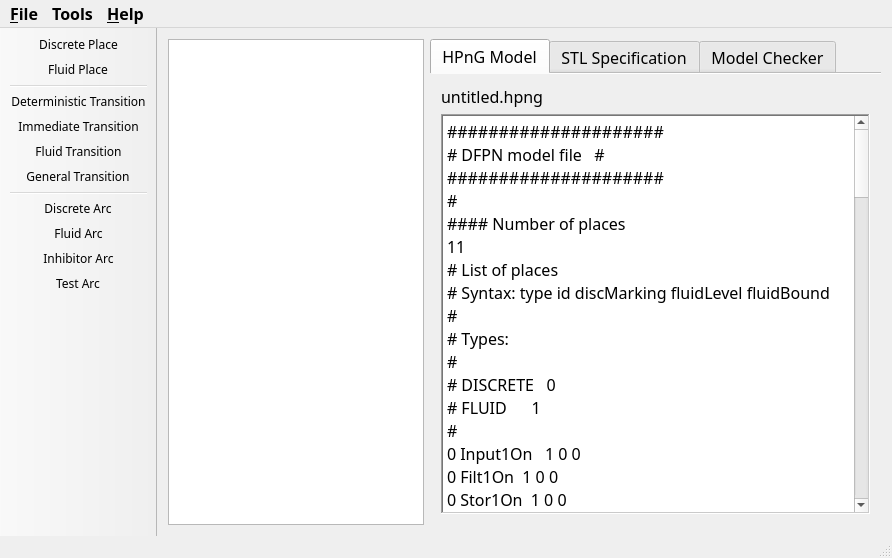
<?xml version="1.0" encoding="UTF-8"?>
<ui version="4.0">
 <class>GUIController</class>
 <widget class="QMainWindow" name="GUIController">
  <property name="windowModality">
   <enum>Qt::WindowModal</enum>
  </property>
  <property name="enabled">
   <bool>true</bool>
  </property>
  <property name="geometry">
   <rect>
    <x>0</x>
    <y>0</y>
    <width>892</width>
    <height>558</height>
   </rect>
  </property>
  <property name="font">
   <font>
    <family>Ubuntu Mono</family>
    <weight>50</weight>
    <italic>false</italic>
    <bold>false</bold>
   </font>
  </property>
  <property name="windowTitle">
   <string>FST</string>
  </property>
  <property name="windowIcon">
   <iconset resource="GUIResources.qrc">
    <normaloff>:/resources/resources/logo.png</normaloff>:/resources/resources/logo.png</iconset>
  </property>
  <property name="autoFillBackground">
   <bool>false</bool>
  </property>
  <property name="styleSheet">
   <string notr="true"/>
  </property>
  <property name="dockOptions">
   <set>QMainWindow::AllowTabbedDocks|QMainWindow::AnimatedDocks</set>
  </property>
  <property name="unifiedTitleAndToolBarOnMac">
   <bool>true</bool>
  </property>
  <widget class="QWidget" name="centralWidget">
   <layout class="QGridLayout" name="gridLayout">
    <item row="0" column="1">
     <widget class="QTabWidget" name="tabWidget">
      <property name="enabled">
       <bool>true</bool>
      </property>
      <property name="sizePolicy">
       <sizepolicy hsizetype="Expanding" vsizetype="Expanding">
        <horstretch>0</horstretch>
        <verstretch>0</verstretch>
       </sizepolicy>
      </property>
      <property name="font">
       <font>
        <family>Ubuntu Mono</family>
        <pointsize>12</pointsize>
       </font>
      </property>
      <property name="layoutDirection">
       <enum>Qt::LeftToRight</enum>
      </property>
      <property name="tabShape">
       <enum>QTabWidget::Rounded</enum>
      </property>
      <property name="currentIndex">
       <number>0</number>
      </property>
      <property name="documentMode">
       <bool>true</bool>
      </property>
      <property name="movable">
       <bool>false</bool>
      </property>
      <widget class="QWidget" name="ModelTab">
       <attribute name="title">
        <string>HPnG Model</string>
       </attribute>
       <layout class="QGridLayout" name="gridLayout_4">
        <item row="1" column="0">
         <widget class="QTextEdit" name="modelEditor">
          <property name="sizePolicy">
           <sizepolicy hsizetype="Expanding" vsizetype="Expanding">
            <horstretch>0</horstretch>
            <verstretch>1</verstretch>
           </sizepolicy>
          </property>
          <property name="font">
           <font>
            <family>Ubuntu Mono</family>
            <pointsize>12</pointsize>
            <weight>50</weight>
            <italic>false</italic>
            <bold>false</bold>
           </font>
          </property>
          <property name="frameShape">
           <enum>QFrame::WinPanel</enum>
          </property>
          <property name="frameShadow">
           <enum>QFrame::Sunken</enum>
          </property>
          <property name="lineWidth">
           <number>1</number>
          </property>
          <property name="html">
           <string>&lt;!DOCTYPE HTML PUBLIC &quot;-//W3C//DTD HTML 4.0//EN&quot; &quot;http://www.w3.org/TR/REC-html40/strict.dtd&quot;&gt;
&lt;html&gt;&lt;head&gt;&lt;meta name=&quot;qrichtext&quot; content=&quot;1&quot; /&gt;&lt;style type=&quot;text/css&quot;&gt;
p, li { white-space: pre-wrap; }
&lt;/style&gt;&lt;/head&gt;&lt;body style=&quot; font-family:'Ubuntu Mono'; font-size:12pt; font-weight:400; font-style:normal;&quot;&gt;
&lt;p style=&quot; margin-top:0px; margin-bottom:0px; margin-left:0px; margin-right:0px; -qt-block-indent:0; text-indent:0px;&quot;&gt;#####################&lt;/p&gt;
&lt;p style=&quot; margin-top:0px; margin-bottom:0px; margin-left:0px; margin-right:0px; -qt-block-indent:0; text-indent:0px;&quot;&gt;# DFPN model file   #&lt;/p&gt;
&lt;p style=&quot; margin-top:0px; margin-bottom:0px; margin-left:0px; margin-right:0px; -qt-block-indent:0; text-indent:0px;&quot;&gt;#####################&lt;/p&gt;
&lt;p style=&quot; margin-top:0px; margin-bottom:0px; margin-left:0px; margin-right:0px; -qt-block-indent:0; text-indent:0px;&quot;&gt;#&lt;/p&gt;
&lt;p style=&quot; margin-top:0px; margin-bottom:0px; margin-left:0px; margin-right:0px; -qt-block-indent:0; text-indent:0px;&quot;&gt;#### Number of places&lt;/p&gt;
&lt;p style=&quot; margin-top:0px; margin-bottom:0px; margin-left:0px; margin-right:0px; -qt-block-indent:0; text-indent:0px;&quot;&gt;11&lt;/p&gt;
&lt;p style=&quot; margin-top:0px; margin-bottom:0px; margin-left:0px; margin-right:0px; -qt-block-indent:0; text-indent:0px;&quot;&gt;# List of places&lt;/p&gt;
&lt;p style=&quot; margin-top:0px; margin-bottom:0px; margin-left:0px; margin-right:0px; -qt-block-indent:0; text-indent:0px;&quot;&gt;# Syntax: type id discMarking fluidLevel fluidBound&lt;/p&gt;
&lt;p style=&quot; margin-top:0px; margin-bottom:0px; margin-left:0px; margin-right:0px; -qt-block-indent:0; text-indent:0px;&quot;&gt;#&lt;/p&gt;
&lt;p style=&quot; margin-top:0px; margin-bottom:0px; margin-left:0px; margin-right:0px; -qt-block-indent:0; text-indent:0px;&quot;&gt;# Types:&lt;/p&gt;
&lt;p style=&quot; margin-top:0px; margin-bottom:0px; margin-left:0px; margin-right:0px; -qt-block-indent:0; text-indent:0px;&quot;&gt;#&lt;/p&gt;
&lt;p style=&quot; margin-top:0px; margin-bottom:0px; margin-left:0px; margin-right:0px; -qt-block-indent:0; text-indent:0px;&quot;&gt;# DISCRETE   0&lt;/p&gt;
&lt;p style=&quot; margin-top:0px; margin-bottom:0px; margin-left:0px; margin-right:0px; -qt-block-indent:0; text-indent:0px;&quot;&gt;# FLUID      1&lt;/p&gt;
&lt;p style=&quot; margin-top:0px; margin-bottom:0px; margin-left:0px; margin-right:0px; -qt-block-indent:0; text-indent:0px;&quot;&gt;#&lt;/p&gt;
&lt;p style=&quot; margin-top:0px; margin-bottom:0px; margin-left:0px; margin-right:0px; -qt-block-indent:0; text-indent:0px;&quot;&gt;0 Input1On   1 0 0&lt;/p&gt;
&lt;p style=&quot; margin-top:0px; margin-bottom:0px; margin-left:0px; margin-right:0px; -qt-block-indent:0; text-indent:0px;&quot;&gt;0 Filt1On  1 0 0&lt;/p&gt;
&lt;p style=&quot; margin-top:0px; margin-bottom:0px; margin-left:0px; margin-right:0px; -qt-block-indent:0; text-indent:0px;&quot;&gt;0 Stor1On  1 0 0&lt;/p&gt;
&lt;p style=&quot; margin-top:0px; margin-bottom:0px; margin-left:0px; margin-right:0px; -qt-block-indent:0; text-indent:0px;&quot;&gt;0 Off      0 0 0 &lt;/p&gt;
&lt;p style=&quot; margin-top:0px; margin-bottom:0px; margin-left:0px; margin-right:0px; -qt-block-indent:0; text-indent:0px;&quot;&gt;0 time21to6   1 0 0&lt;/p&gt;
&lt;p style=&quot; margin-top:0px; margin-bottom:0px; margin-left:0px; margin-right:0px; -qt-block-indent:0; text-indent:0px;&quot;&gt;0 time6to21   0 0 0&lt;/p&gt;
&lt;p style=&quot; margin-top:0px; margin-bottom:0px; margin-left:0px; margin-right:0px; -qt-block-indent:0; text-indent:0px;&quot;&gt;1 soft1      0 20 20&lt;/p&gt;
&lt;p style=&quot; margin-top:0px; margin-bottom:0px; margin-left:0px; margin-right:0px; -qt-block-indent:0; text-indent:0px;&quot;&gt;1 filt1      0 0 2&lt;/p&gt;
&lt;p style=&quot; margin-top:0px; margin-bottom:0px; margin-left:0px; margin-right:0px; -qt-block-indent:0; text-indent:0px;&quot;&gt;1 filt2      0 0 2&lt;/p&gt;
&lt;p style=&quot; margin-top:0px; margin-bottom:0px; margin-left:0px; margin-right:0px; -qt-block-indent:0; text-indent:0px;&quot;&gt;1 stor2      0 8 8&lt;/p&gt;
&lt;p style=&quot; margin-top:0px; margin-bottom:0px; margin-left:0px; margin-right:0px; -qt-block-indent:0; text-indent:0px;&quot;&gt;0 failonce   1 0 0&lt;/p&gt;
&lt;p style=&quot; margin-top:0px; margin-bottom:0px; margin-left:0px; margin-right:0px; -qt-block-indent:0; text-indent:0px;&quot;&gt;#&lt;/p&gt;
&lt;p style=&quot; margin-top:0px; margin-bottom:0px; margin-left:0px; margin-right:0px; -qt-block-indent:0; text-indent:0px;&quot;&gt;#### Number of transitions&lt;/p&gt;
&lt;p style=&quot; margin-top:0px; margin-bottom:0px; margin-left:0px; margin-right:0px; -qt-block-indent:0; text-indent:0px;&quot;&gt;10&lt;/p&gt;
&lt;p style=&quot; margin-top:0px; margin-bottom:0px; margin-left:0px; margin-right:0px; -qt-block-indent:0; text-indent:0px;&quot;&gt;#&lt;/p&gt;
&lt;p style=&quot; margin-top:0px; margin-bottom:0px; margin-left:0px; margin-right:0px; -qt-block-indent:0; text-indent:0px;&quot;&gt;# List of transitions&lt;/p&gt;
&lt;p style=&quot; margin-top:0px; margin-bottom:0px; margin-left:0px; margin-right:0px; -qt-block-indent:0; text-indent:0px;&quot;&gt;# Syntax: type id discFiringTime weight priority fluidFlowRate genFireRate(EXP)&lt;/p&gt;
&lt;p style=&quot; margin-top:0px; margin-bottom:0px; margin-left:0px; margin-right:0px; -qt-block-indent:0; text-indent:0px;&quot;&gt;#&lt;/p&gt;
&lt;p style=&quot; margin-top:0px; margin-bottom:0px; margin-left:0px; margin-right:0px; -qt-block-indent:0; text-indent:0px;&quot;&gt;# Types:&lt;/p&gt;
&lt;p style=&quot; margin-top:0px; margin-bottom:0px; margin-left:0px; margin-right:0px; -qt-block-indent:0; text-indent:0px;&quot;&gt;#&lt;/p&gt;
&lt;p style=&quot; margin-top:0px; margin-bottom:0px; margin-left:0px; margin-right:0px; -qt-block-indent:0; text-indent:0px;&quot;&gt;# DETERMINISTIC   0&lt;/p&gt;
&lt;p style=&quot; margin-top:0px; margin-bottom:0px; margin-left:0px; margin-right:0px; -qt-block-indent:0; text-indent:0px;&quot;&gt;# IMMEDIATE       1&lt;/p&gt;
&lt;p style=&quot; margin-top:0px; margin-bottom:0px; margin-left:0px; margin-right:0px; -qt-block-indent:0; text-indent:0px;&quot;&gt;# FLUID           2&lt;/p&gt;
&lt;p style=&quot; margin-top:0px; margin-bottom:0px; margin-left:0px; margin-right:0px; -qt-block-indent:0; text-indent:0px;&quot;&gt;# GENERAL         3&lt;/p&gt;
&lt;p style=&quot; margin-top:0px; margin-bottom:0px; margin-left:0px; margin-right:0px; -qt-block-indent:0; text-indent:0px;&quot;&gt;#&lt;/p&gt;
&lt;p style=&quot; margin-top:0px; margin-bottom:0px; margin-left:0px; margin-right:0px; -qt-block-indent:0; text-indent:0px;&quot;&gt;2 input1  0 0 0 2.0 na&lt;/p&gt;
&lt;p style=&quot; margin-top:0px; margin-bottom:0px; margin-left:0px; margin-right:0px; -qt-block-indent:0; text-indent:0px;&quot;&gt;2 pump1a  0 0 0 10.0 na&lt;/p&gt;
&lt;p style=&quot; margin-top:0px; margin-bottom:0px; margin-left:0px; margin-right:0px; -qt-block-indent:0; text-indent:0px;&quot;&gt;2 pump1b  0 0 0 10.0 na&lt;/p&gt;
&lt;p style=&quot; margin-top:0px; margin-bottom:0px; margin-left:0px; margin-right:0px; -qt-block-indent:0; text-indent:0px;&quot;&gt;2 pump1c  0 0 0 1.7 na&lt;/p&gt;
&lt;p style=&quot; margin-top:0px; margin-bottom:0px; margin-left:0px; margin-right:0px; -qt-block-indent:0; text-indent:0px;&quot;&gt;2 demand21to6  0 0 0 1.0 na&lt;/p&gt;
&lt;p style=&quot; margin-top:0px; margin-bottom:0px; margin-left:0px; margin-right:0px; -qt-block-indent:0; text-indent:0px;&quot;&gt;2 demand6to21  0 0 0 2.0 na&lt;/p&gt;
&lt;p style=&quot; margin-top:0px; margin-bottom:0px; margin-left:0px; margin-right:0px; -qt-block-indent:0; text-indent:0px;&quot;&gt;0 failure  3 1 0 na&lt;/p&gt;
&lt;p style=&quot; margin-top:0px; margin-bottom:0px; margin-left:0px; margin-right:0px; -qt-block-indent:0; text-indent:0px;&quot;&gt;3 repair   1 1 0 0 gen{(1 - exp(-s/10))}&lt;/p&gt;
&lt;p style=&quot; margin-top:0px; margin-bottom:0px; margin-left:0px; margin-right:0px; -qt-block-indent:0; text-indent:0px;&quot;&gt;0 at6  9 1 0 0 na&lt;/p&gt;
&lt;p style=&quot; margin-top:0px; margin-bottom:0px; margin-left:0px; margin-right:0px; -qt-block-indent:0; text-indent:0px;&quot;&gt;0 at21 15 1 0 0 na&lt;/p&gt;
&lt;p style=&quot; margin-top:0px; margin-bottom:0px; margin-left:0px; margin-right:0px; -qt-block-indent:0; text-indent:0px;&quot;&gt;#&lt;/p&gt;
&lt;p style=&quot; margin-top:0px; margin-bottom:0px; margin-left:0px; margin-right:0px; -qt-block-indent:0; text-indent:0px;&quot;&gt;#### Number of arcs&lt;/p&gt;
&lt;p style=&quot; margin-top:0px; margin-bottom:0px; margin-left:0px; margin-right:0px; -qt-block-indent:0; text-indent:0px;&quot;&gt;23&lt;/p&gt;
&lt;p style=&quot; margin-top:0px; margin-bottom:0px; margin-left:0px; margin-right:0px; -qt-block-indent:0; text-indent:0px;&quot;&gt;#&lt;/p&gt;
&lt;p style=&quot; margin-top:0px; margin-bottom:0px; margin-left:0px; margin-right:0px; -qt-block-indent:0; text-indent:0px;&quot;&gt;# List of arcs&lt;/p&gt;
&lt;p style=&quot; margin-top:0px; margin-bottom:0px; margin-left:0px; margin-right:0px; -qt-block-indent:0; text-indent:0px;&quot;&gt;# Syntax: type id fromId toId weight share priority&lt;/p&gt;
&lt;p style=&quot; margin-top:0px; margin-bottom:0px; margin-left:0px; margin-right:0px; -qt-block-indent:0; text-indent:0px;&quot;&gt;#&lt;/p&gt;
&lt;p style=&quot; margin-top:0px; margin-bottom:0px; margin-left:0px; margin-right:0px; -qt-block-indent:0; text-indent:0px;&quot;&gt;# Types:&lt;/p&gt;
&lt;p style=&quot; margin-top:0px; margin-bottom:0px; margin-left:0px; margin-right:0px; -qt-block-indent:0; text-indent:0px;&quot;&gt;# DISCRETE_INPUT  0  from a place to a transition&lt;/p&gt;
&lt;p style=&quot; margin-top:0px; margin-bottom:0px; margin-left:0px; margin-right:0px; -qt-block-indent:0; text-indent:0px;&quot;&gt;# DISCRETE_OUTPUT 1  from a transition to a place&lt;/p&gt;
&lt;p style=&quot; margin-top:0px; margin-bottom:0px; margin-left:0px; margin-right:0px; -qt-block-indent:0; text-indent:0px;&quot;&gt;# FLUID_INPUT     2&lt;/p&gt;
&lt;p style=&quot; margin-top:0px; margin-bottom:0px; margin-left:0px; margin-right:0px; -qt-block-indent:0; text-indent:0px;&quot;&gt;# FLUID_OUTPUT    3   from a transition to a fluid place&lt;/p&gt;
&lt;p style=&quot; margin-top:0px; margin-bottom:0px; margin-left:0px; margin-right:0px; -qt-block-indent:0; text-indent:0px;&quot;&gt;# INHIBITOR       4&lt;/p&gt;
&lt;p style=&quot; margin-top:0px; margin-bottom:0px; margin-left:0px; margin-right:0px; -qt-block-indent:0; text-indent:0px;&quot;&gt;# TEST            5   from place to transition&lt;/p&gt;
&lt;p style=&quot; margin-top:0px; margin-bottom:0px; margin-left:0px; margin-right:0px; -qt-block-indent:0; text-indent:0px;&quot;&gt;#&lt;/p&gt;
&lt;p style=&quot; margin-top:0px; margin-bottom:0px; margin-left:0px; margin-right:0px; -qt-block-indent:0; text-indent:0px;&quot;&gt;# Input,test,inhibitor: Place -&amp;gt; Transition,  Output: Transition -&amp;gt; Place&lt;/p&gt;
&lt;p style=&quot; margin-top:0px; margin-bottom:0px; margin-left:0px; margin-right:0px; -qt-block-indent:0; text-indent:0px;&quot;&gt;#&lt;/p&gt;
&lt;p style=&quot; margin-top:0px; margin-bottom:0px; margin-left:0px; margin-right:0px; -qt-block-indent:0; text-indent:0px;&quot;&gt;3 pipe1a input1 soft1  1 1 0&lt;/p&gt;
&lt;p style=&quot; margin-top:0px; margin-bottom:0px; margin-left:0px; margin-right:0px; -qt-block-indent:0; text-indent:0px;&quot;&gt;2 pipe1b soft1  pump1a 1 1 0 &lt;/p&gt;
&lt;p style=&quot; margin-top:0px; margin-bottom:0px; margin-left:0px; margin-right:0px; -qt-block-indent:0; text-indent:0px;&quot;&gt;3 pipe1c pump1a filt1  1 1 0&lt;/p&gt;
&lt;p style=&quot; margin-top:0px; margin-bottom:0px; margin-left:0px; margin-right:0px; -qt-block-indent:0; text-indent:0px;&quot;&gt;2 pipe1d filt1  pump1b 1 1 0&lt;/p&gt;
&lt;p style=&quot; margin-top:0px; margin-bottom:0px; margin-left:0px; margin-right:0px; -qt-block-indent:0; text-indent:0px;&quot;&gt;3 pipe1e pump1b filt2  1 1 0&lt;/p&gt;
&lt;p style=&quot; margin-top:0px; margin-bottom:0px; margin-left:0px; margin-right:0px; -qt-block-indent:0; text-indent:0px;&quot;&gt;2 pipe1f filt2  pump1c 1 1 0&lt;/p&gt;
&lt;p style=&quot; margin-top:0px; margin-bottom:0px; margin-left:0px; margin-right:0px; -qt-block-indent:0; text-indent:0px;&quot;&gt;3 pipe1g pump1c stor2  1 1 0&lt;/p&gt;
&lt;p style=&quot; margin-top:0px; margin-bottom:0px; margin-left:0px; margin-right:0px; -qt-block-indent:0; text-indent:0px;&quot;&gt;2 out21  stor2 demand21to6 1 1 0&lt;/p&gt;
&lt;p style=&quot; margin-top:0px; margin-bottom:0px; margin-left:0px; margin-right:0px; -qt-block-indent:0; text-indent:0px;&quot;&gt;2 out6   stor2 demand6to21 1 1 0&lt;/p&gt;
&lt;p style=&quot; margin-top:0px; margin-bottom:0px; margin-left:0px; margin-right:0px; -qt-block-indent:0; text-indent:0px;&quot;&gt;5 teIn1  Input1On input1 1 1 0&lt;/p&gt;
&lt;p style=&quot; margin-top:0px; margin-bottom:0px; margin-left:0px; margin-right:0px; -qt-block-indent:0; text-indent:0px;&quot;&gt;5 teFi1  Filt1On  pump1a 1 1 0&lt;/p&gt;
&lt;p style=&quot; margin-top:0px; margin-bottom:0px; margin-left:0px; margin-right:0px; -qt-block-indent:0; text-indent:0px;&quot;&gt;5 teSt1  Stor1On  pump1b 1 1 0&lt;/p&gt;
&lt;p style=&quot; margin-top:0px; margin-bottom:0px; margin-left:0px; margin-right:0px; -qt-block-indent:0; text-indent:0px;&quot;&gt;0 in6    time21to6   at6 1 1 0&lt;/p&gt;
&lt;p style=&quot; margin-top:0px; margin-bottom:0px; margin-left:0px; margin-right:0px; -qt-block-indent:0; text-indent:0px;&quot;&gt;0 in21   time6to21 at21 1 1 0&lt;/p&gt;
&lt;p style=&quot; margin-top:0px; margin-bottom:0px; margin-left:0px; margin-right:0px; -qt-block-indent:0; text-indent:0px;&quot;&gt;1 out21   at6 time6to21 1 1 0&lt;/p&gt;
&lt;p style=&quot; margin-top:0px; margin-bottom:0px; margin-left:0px; margin-right:0px; -qt-block-indent:0; text-indent:0px;&quot;&gt;1 out6    at21  time21to6  1 1 0&lt;/p&gt;
&lt;p style=&quot; margin-top:0px; margin-bottom:0px; margin-left:0px; margin-right:0px; -qt-block-indent:0; text-indent:0px;&quot;&gt;5 test21to6 time21to6 demand21to6 1 1 0&lt;/p&gt;
&lt;p style=&quot; margin-top:0px; margin-bottom:0px; margin-left:0px; margin-right:0px; -qt-block-indent:0; text-indent:0px;&quot;&gt;5 test6to21 time6to21 demand6to21 1 1 0&lt;/p&gt;
&lt;p style=&quot; margin-top:0px; margin-bottom:0px; margin-left:0px; margin-right:0px; -qt-block-indent:0; text-indent:0px;&quot;&gt;0 inBreak  Input1On failure 1 1 0&lt;/p&gt;
&lt;p style=&quot; margin-top:0px; margin-bottom:0px; margin-left:0px; margin-right:0px; -qt-block-indent:0; text-indent:0px;&quot;&gt;1 outBreak failure Off 1 1 0&lt;/p&gt;
&lt;p style=&quot; margin-top:0px; margin-bottom:0px; margin-left:0px; margin-right:0px; -qt-block-indent:0; text-indent:0px;&quot;&gt;0 inRepair Off repair  1 1 0&lt;/p&gt;
&lt;p style=&quot; margin-top:0px; margin-bottom:0px; margin-left:0px; margin-right:0px; -qt-block-indent:0; text-indent:0px;&quot;&gt;1 outRepair repair Input1On 1 1 0&lt;/p&gt;
&lt;p style=&quot; margin-top:0px; margin-bottom:0px; margin-left:0px; margin-right:0px; -qt-block-indent:0; text-indent:0px;&quot;&gt;0 failoncetest failonce failure 1 1 0&lt;/p&gt;
&lt;p style=&quot; margin-top:0px; margin-bottom:0px; margin-left:0px; margin-right:0px; -qt-block-indent:0; text-indent:0px;&quot;&gt;#&lt;/p&gt;&lt;/body&gt;&lt;/html&gt;</string>
          </property>
         </widget>
        </item>
        <item row="0" column="0">
         <widget class="QLabel" name="modelFileName">
          <property name="text">
           <string>untitled.hpng</string>
          </property>
         </widget>
        </item>
       </layout>
      </widget>
      <widget class="QWidget" name="SpecTab">
       <attribute name="title">
        <string>STL Specification</string>
       </attribute>
       <layout class="QGridLayout" name="gridLayout_3">
        <item row="1" column="0">
         <widget class="QTextEdit" name="specEditor">
          <property name="sizePolicy">
           <sizepolicy hsizetype="Expanding" vsizetype="Expanding">
            <horstretch>0</horstretch>
            <verstretch>1</verstretch>
           </sizepolicy>
          </property>
          <property name="font">
           <font>
            <pointsize>12</pointsize>
           </font>
          </property>
          <property name="html">
           <string>&lt;!DOCTYPE HTML PUBLIC &quot;-//W3C//DTD HTML 4.0//EN&quot; &quot;http://www.w3.org/TR/REC-html40/strict.dtd&quot;&gt;
&lt;html&gt;&lt;head&gt;&lt;meta name=&quot;qrichtext&quot; content=&quot;1&quot; /&gt;&lt;style type=&quot;text/css&quot;&gt;
p, li { white-space: pre-wrap; }
&lt;/style&gt;&lt;/head&gt;&lt;body style=&quot; font-family:'Ubuntu Mono'; font-size:12pt; font-weight:400; font-style:normal;&quot;&gt;
&lt;p style=&quot; margin-top:0px; margin-bottom:0px; margin-left:0px; margin-right:0px; -qt-block-indent:0; text-indent:0px;&quot;&gt;P&amp;gt;0.2(AP U AP)&lt;/p&gt;&lt;/body&gt;&lt;/html&gt;</string>
          </property>
         </widget>
        </item>
        <item row="0" column="0">
         <widget class="QLabel" name="specFileName">
          <property name="text">
           <string>untitled.stl</string>
          </property>
         </widget>
        </item>
       </layout>
      </widget>
      <widget class="QWidget" name="MCTab">
       <property name="enabled">
        <bool>true</bool>
       </property>
       <attribute name="title">
        <string>Model Checker</string>
       </attribute>
       <layout class="QGridLayout" name="gridLayout_2">
        <item row="0" column="0">
         <widget class="QLabel" name="placeLabel">
          <property name="font">
           <font>
            <pointsize>12</pointsize>
           </font>
          </property>
          <property name="text">
           <string>Place</string>
          </property>
         </widget>
        </item>
        <item row="2" column="1">
         <widget class="QPushButton" name="generateSTD">
          <property name="enabled">
           <bool>true</bool>
          </property>
          <property name="font">
           <font>
            <family>Ubuntu Mono</family>
            <pointsize>12</pointsize>
            <weight>50</weight>
            <italic>false</italic>
            <bold>false</bold>
           </font>
          </property>
          <property name="text">
           <string>Generate STD t-s-plot (requires: HPnG model)</string>
          </property>
         </widget>
        </item>
        <item row="1" column="1">
         <widget class="QPushButton" name="generateProbFunc">
          <property name="enabled">
           <bool>true</bool>
          </property>
          <property name="font">
           <font>
            <pointsize>12</pointsize>
           </font>
          </property>
          <property name="text">
           <string>Generate Pr-t plot (requires: HPnG model + Place)</string>
          </property>
         </widget>
        </item>
        <item row="0" column="1">
         <widget class="QLineEdit" name="placeEdit"/>
        </item>
        <item row="3" column="0" colspan="2">
         <widget class="QTextEdit" name="outputEditor">
          <property name="enabled">
           <bool>true</bool>
          </property>
          <property name="font">
           <font>
            <family>Ubuntu Mono</family>
            <pointsize>12</pointsize>
            <weight>50</weight>
            <italic>false</italic>
            <bold>false</bold>
           </font>
          </property>
          <property name="frameShape">
           <enum>QFrame::WinPanel</enum>
          </property>
          <property name="frameShadow">
           <enum>QFrame::Sunken</enum>
          </property>
          <property name="html">
           <string>&lt;!DOCTYPE HTML PUBLIC &quot;-//W3C//DTD HTML 4.0//EN&quot; &quot;http://www.w3.org/TR/REC-html40/strict.dtd&quot;&gt;
&lt;html&gt;&lt;head&gt;&lt;meta name=&quot;qrichtext&quot; content=&quot;1&quot; /&gt;&lt;style type=&quot;text/css&quot;&gt;
p, li { white-space: pre-wrap; }
&lt;/style&gt;&lt;/head&gt;&lt;body style=&quot; font-family:'Ubuntu Mono'; font-size:12pt; font-weight:400; font-style:normal;&quot;&gt;
&lt;p style=&quot; margin-top:0px; margin-bottom:0px; margin-left:0px; margin-right:0px; -qt-block-indent:0; text-indent:0px;&quot;&gt;Model Checker Output:&lt;/p&gt;&lt;/body&gt;&lt;/html&gt;</string>
          </property>
         </widget>
        </item>
       </layout>
      </widget>
     </widget>
    </item>
    <item row="0" column="0">
     <widget class="QGraphicsView" name="graphicsView"/>
    </item>
   </layout>
  </widget>
  <widget class="QMenuBar" name="menuBar">
   <property name="geometry">
    <rect>
     <x>0</x>
     <y>0</y>
     <width>892</width>
     <height>23</height>
    </rect>
   </property>
   <property name="font">
    <font>
     <family>Ubuntu Mono</family>
     <pointsize>12</pointsize>
     <weight>75</weight>
     <bold>true</bold>
    </font>
   </property>
   <property name="layoutDirection">
    <enum>Qt::LeftToRight</enum>
   </property>
   <widget class="QMenu" name="menuHelp">
    <property name="font">
     <font>
      <family>Ubuntu Mono</family>
      <pointsize>12</pointsize>
     </font>
    </property>
    <property name="title">
     <string>&amp;Help</string>
    </property>
    <addaction name="actionInfo"/>
    <addaction name="actionProject_website"/>
   </widget>
   <widget class="QMenu" name="menuFile">
    <property name="font">
     <font>
      <family>Ubuntu Mono</family>
      <pointsize>12</pointsize>
      <weight>50</weight>
      <bold>false</bold>
     </font>
    </property>
    <property name="title">
     <string>&amp;File</string>
    </property>
    <widget class="QMenu" name="menuNew">
     <property name="font">
      <font>
       <family>Ubuntu Mono</family>
       <pointsize>12</pointsize>
      </font>
     </property>
     <property name="title">
      <string>&amp;New</string>
     </property>
     <addaction name="newModel"/>
     <addaction name="newSpec"/>
    </widget>
    <widget class="QMenu" name="menuOpen">
     <property name="font">
      <font>
       <family>Ubuntu Mono</family>
       <pointsize>12</pointsize>
      </font>
     </property>
     <property name="title">
      <string>&amp;Open</string>
     </property>
     <addaction name="openModel"/>
     <addaction name="openSpec"/>
    </widget>
    <widget class="QMenu" name="menu_Save">
     <property name="font">
      <font>
       <family>Ubuntu Mono</family>
      </font>
     </property>
     <property name="title">
      <string>&amp;Save</string>
     </property>
     <addaction name="saveModel"/>
     <addaction name="saveSpec"/>
    </widget>
    <widget class="QMenu" name="menuSave_As">
     <property name="font">
      <font>
       <family>Ubuntu Mono</family>
      </font>
     </property>
     <property name="title">
      <string>Save &amp;As</string>
     </property>
     <addaction name="saveAsModel"/>
     <addaction name="saveAsSpec"/>
    </widget>
    <widget class="QMenu" name="menuExamples">
     <property name="title">
      <string>Examples</string>
     </property>
     <addaction name="actionWater_Treatment_Facility"/>
    </widget>
    <addaction name="menuNew"/>
    <addaction name="menuOpen"/>
    <addaction name="menuExamples"/>
    <addaction name="separator"/>
    <addaction name="menu_Save"/>
    <addaction name="menuSave_As"/>
    <addaction name="separator"/>
    <addaction name="actionExit"/>
   </widget>
   <widget class="QMenu" name="menuTools">
    <property name="font">
     <font>
      <family>Ubuntu Mono</family>
      <pointsize>12</pointsize>
     </font>
    </property>
    <property name="title">
     <string>Tools</string>
    </property>
    <widget class="QMenu" name="menuGenerate">
     <property name="title">
      <string>Generate...</string>
     </property>
     <addaction name="actionSTD"/>
     <addaction name="actionProbability_Distribution"/>
    </widget>
    <addaction name="menuGenerate"/>
    <addaction name="actionModel_Checker"/>
   </widget>
   <addaction name="menuFile"/>
   <addaction name="menuTools"/>
   <addaction name="menuHelp"/>
  </widget>
  <widget class="QStatusBar" name="statusBar"/>
  <widget class="QToolBar" name="toolBar">
   <property name="sizePolicy">
    <sizepolicy hsizetype="Fixed" vsizetype="Preferred">
     <horstretch>0</horstretch>
     <verstretch>0</verstretch>
    </sizepolicy>
   </property>
   <property name="minimumSize">
    <size>
     <width>0</width>
     <height>0</height>
    </size>
   </property>
   <property name="baseSize">
    <size>
     <width>0</width>
     <height>0</height>
    </size>
   </property>
   <property name="windowTitle">
    <string>toolBar</string>
   </property>
   <property name="movable">
    <bool>false</bool>
   </property>
   <property name="allowedAreas">
    <set>Qt::LeftToolBarArea</set>
   </property>
   <property name="iconSize">
    <size>
     <width>24</width>
     <height>24</height>
    </size>
   </property>
   <property name="toolButtonStyle">
    <enum>Qt::ToolButtonTextOnly</enum>
   </property>
   <property name="floatable">
    <bool>false</bool>
   </property>
   <attribute name="toolBarArea">
    <enum>LeftToolBarArea</enum>
   </attribute>
   <attribute name="toolBarBreak">
    <bool>false</bool>
   </attribute>
   <addaction name="actionDiscrete_Place"/>
   <addaction name="actionFluid_Place"/>
   <addaction name="separator"/>
   <addaction name="actionDeterministic_Transition"/>
   <addaction name="actionImmediate_Transition"/>
   <addaction name="actionFluid_Transition"/>
   <addaction name="actionGeneral_Transition"/>
   <addaction name="separator"/>
   <addaction name="actionDiscrete_Arc"/>
   <addaction name="actionFluid_Arc"/>
   <addaction name="actionInhibitor_Arc"/>
   <addaction name="actionTest_Arc"/>
  </widget>
  <action name="actionExit">
   <property name="text">
    <string>E&amp;xit</string>
   </property>
  </action>
  <action name="newModel">
   <property name="text">
    <string>&amp;HPnG Model</string>
   </property>
   <property name="statusTip">
    <string>Create a new HPnG model file in the editor</string>
   </property>
   <property name="font">
    <font>
     <family>Ubuntu Mono</family>
     <pointsize>12</pointsize>
    </font>
   </property>
   <property name="shortcut">
    <string>Ctrl+N</string>
   </property>
  </action>
  <action name="newSpec">
   <property name="text">
    <string>&amp;STL Specification</string>
   </property>
   <property name="statusTip">
    <string>Create a new STL specification file in the editor</string>
   </property>
   <property name="font">
    <font>
     <family>Ubuntu Mono</family>
     <pointsize>12</pointsize>
    </font>
   </property>
  </action>
  <action name="openModel">
   <property name="text">
    <string>&amp;HPnG Model</string>
   </property>
   <property name="statusTip">
    <string>Open a HPnG model file in the editor</string>
   </property>
   <property name="font">
    <font>
     <family>Ubuntu Mono</family>
     <pointsize>12</pointsize>
    </font>
   </property>
   <property name="shortcut">
    <string>Ctrl+O</string>
   </property>
  </action>
  <action name="openSpec">
   <property name="text">
    <string>&amp;STL Specification</string>
   </property>
   <property name="statusTip">
    <string>Open a STL specification file in the editor</string>
   </property>
   <property name="font">
    <font>
     <family>Ubuntu Mono</family>
     <pointsize>12</pointsize>
    </font>
   </property>
  </action>
  <action name="actionRun">
   <property name="text">
    <string>Run...</string>
   </property>
  </action>
  <action name="actionInfo">
   <property name="text">
    <string>&amp;About</string>
   </property>
   <property name="statusTip">
    <string>Show information the tool</string>
   </property>
   <property name="font">
    <font>
     <family>Ubuntu Mono</family>
     <pointsize>12</pointsize>
    </font>
   </property>
  </action>
  <action name="actionProject_website">
   <property name="text">
    <string>&amp;Project Website</string>
   </property>
   <property name="statusTip">
    <string>Go to the project website</string>
   </property>
  </action>
  <action name="saveModel">
   <property name="text">
    <string>&amp;HPnG Model</string>
   </property>
   <property name="statusTip">
    <string>Save the HPnG model file</string>
   </property>
   <property name="font">
    <font>
     <family>Ubuntu Mono</family>
     <pointsize>12</pointsize>
    </font>
   </property>
   <property name="shortcut">
    <string>Ctrl+S</string>
   </property>
  </action>
  <action name="saveSpec">
   <property name="text">
    <string>&amp;STL Specification</string>
   </property>
   <property name="statusTip">
    <string>Save the STL specification file</string>
   </property>
   <property name="font">
    <font>
     <family>Ubuntu Mono</family>
     <pointsize>12</pointsize>
    </font>
   </property>
  </action>
  <action name="saveAsModel">
   <property name="text">
    <string>&amp;HPnG Model</string>
   </property>
   <property name="statusTip">
    <string>Save a HPnG model file in a specific location</string>
   </property>
   <property name="font">
    <font>
     <family>Ubuntu Mono</family>
     <pointsize>12</pointsize>
    </font>
   </property>
  </action>
  <action name="saveAsSpec">
   <property name="text">
    <string>&amp;STL Specification</string>
   </property>
   <property name="statusTip">
    <string>Save a STL specification file in a specific location</string>
   </property>
   <property name="font">
    <font>
     <family>Ubuntu Mono</family>
     <pointsize>12</pointsize>
    </font>
   </property>
  </action>
  <action name="actionTest">
   <property name="text">
    <string>Test</string>
   </property>
  </action>
  <action name="actionWater_Treatment_Facility">
   <property name="text">
    <string>Water Treatment Facility</string>
   </property>
   <property name="font">
    <font>
     <family>Ubuntu Mono</family>
     <pointsize>12</pointsize>
    </font>
   </property>
  </action>
  <action name="actionDiscrete_Place">
   <property name="text">
    <string>Discrete Place</string>
   </property>
  </action>
  <action name="actionFluid_Place">
   <property name="text">
    <string>Fluid Place</string>
   </property>
  </action>
  <action name="actionDeterministic_Transition">
   <property name="text">
    <string>Deterministic Transition</string>
   </property>
  </action>
  <action name="actionImmediate_Transition">
   <property name="text">
    <string>Immediate Transition</string>
   </property>
  </action>
  <action name="actionFluid_Transition">
   <property name="text">
    <string>Fluid Transition</string>
   </property>
  </action>
  <action name="actionGeneral_Transition">
   <property name="text">
    <string>General Transition</string>
   </property>
  </action>
  <action name="actionDiscrete_Arc">
   <property name="text">
    <string>Discrete Arc</string>
   </property>
  </action>
  <action name="actionFluid_Arc">
   <property name="text">
    <string>Fluid Arc</string>
   </property>
  </action>
  <action name="actionInhibitor_Arc">
   <property name="text">
    <string>Inhibitor Arc</string>
   </property>
  </action>
  <action name="actionTest_Arc">
   <property name="text">
    <string>Test Arc</string>
   </property>
  </action>
  <action name="actionSTD">
   <property name="text">
    <string>STD...</string>
   </property>
   <property name="font">
    <font>
     <family>Ubuntu Mono</family>
     <pointsize>12</pointsize>
    </font>
   </property>
  </action>
  <action name="actionProbability_Distribution">
   <property name="text">
    <string>Probability Distribution...</string>
   </property>
   <property name="font">
    <font>
     <family>Ubuntu Mono</family>
     <pointsize>12</pointsize>
    </font>
   </property>
  </action>
  <action name="actionModel_Checker">
   <property name="text">
    <string>Model Checker...</string>
   </property>
  </action>
 </widget>
 <layoutdefault spacing="6" margin="11"/>
 <resources>
  <include location="GUIResources.qrc"/>
 </resources>
 <connections>
  <connection>
   <sender>openModel</sender>
   <signal>triggered()</signal>
   <receiver>GUIController</receiver>
   <slot>modelOpen()</slot>
   <hints>
    <hint type="sourcelabel">
     <x>-1</x>
     <y>-1</y>
    </hint>
    <hint type="destinationlabel">
     <x>312</x>
     <y>179</y>
    </hint>
   </hints>
  </connection>
  <connection>
   <sender>openSpec</sender>
   <signal>triggered()</signal>
   <receiver>GUIController</receiver>
   <slot>specOpen()</slot>
   <hints>
    <hint type="sourcelabel">
     <x>-1</x>
     <y>-1</y>
    </hint>
    <hint type="destinationlabel">
     <x>312</x>
     <y>179</y>
    </hint>
   </hints>
  </connection>
  <connection>
   <sender>newModel</sender>
   <signal>triggered()</signal>
   <receiver>GUIController</receiver>
   <slot>modelNew()</slot>
   <hints>
    <hint type="sourcelabel">
     <x>-1</x>
     <y>-1</y>
    </hint>
    <hint type="destinationlabel">
     <x>312</x>
     <y>179</y>
    </hint>
   </hints>
  </connection>
  <connection>
   <sender>newSpec</sender>
   <signal>triggered()</signal>
   <receiver>GUIController</receiver>
   <slot>specNew()</slot>
   <hints>
    <hint type="sourcelabel">
     <x>-1</x>
     <y>-1</y>
    </hint>
    <hint type="destinationlabel">
     <x>312</x>
     <y>179</y>
    </hint>
   </hints>
  </connection>
  <connection>
   <sender>actionExit</sender>
   <signal>triggered()</signal>
   <receiver>GUIController</receiver>
   <slot>close()</slot>
   <hints>
    <hint type="sourcelabel">
     <x>-1</x>
     <y>-1</y>
    </hint>
    <hint type="destinationlabel">
     <x>312</x>
     <y>179</y>
    </hint>
   </hints>
  </connection>
  <connection>
   <sender>actionInfo</sender>
   <signal>triggered()</signal>
   <receiver>GUIController</receiver>
   <slot>about()</slot>
   <hints>
    <hint type="sourcelabel">
     <x>-1</x>
     <y>-1</y>
    </hint>
    <hint type="destinationlabel">
     <x>312</x>
     <y>179</y>
    </hint>
   </hints>
  </connection>
  <connection>
   <sender>saveModel</sender>
   <signal>triggered()</signal>
   <receiver>GUIController</receiver>
   <slot>modelSave()</slot>
   <hints>
    <hint type="sourcelabel">
     <x>-1</x>
     <y>-1</y>
    </hint>
    <hint type="destinationlabel">
     <x>312</x>
     <y>179</y>
    </hint>
   </hints>
  </connection>
  <connection>
   <sender>saveSpec</sender>
   <signal>triggered()</signal>
   <receiver>GUIController</receiver>
   <slot>specSave()</slot>
   <hints>
    <hint type="sourcelabel">
     <x>-1</x>
     <y>-1</y>
    </hint>
    <hint type="destinationlabel">
     <x>312</x>
     <y>179</y>
    </hint>
   </hints>
  </connection>
  <connection>
   <sender>saveAsModel</sender>
   <signal>triggered()</signal>
   <receiver>GUIController</receiver>
   <slot>modelSaveAs()</slot>
   <hints>
    <hint type="sourcelabel">
     <x>-1</x>
     <y>-1</y>
    </hint>
    <hint type="destinationlabel">
     <x>312</x>
     <y>179</y>
    </hint>
   </hints>
  </connection>
  <connection>
   <sender>saveAsSpec</sender>
   <signal>triggered()</signal>
   <receiver>GUIController</receiver>
   <slot>specSaveAs()</slot>
   <hints>
    <hint type="sourcelabel">
     <x>-1</x>
     <y>-1</y>
    </hint>
    <hint type="destinationlabel">
     <x>312</x>
     <y>179</y>
    </hint>
   </hints>
  </connection>
  <connection>
   <sender>actionProject_website</sender>
   <signal>triggered()</signal>
   <receiver>GUIController</receiver>
   <slot>openProjectWebsite()</slot>
   <hints>
    <hint type="sourcelabel">
     <x>-1</x>
     <y>-1</y>
    </hint>
    <hint type="destinationlabel">
     <x>312</x>
     <y>179</y>
    </hint>
   </hints>
  </connection>
  <connection>
   <sender>modelEditor</sender>
   <signal>textChanged()</signal>
   <receiver>GUIController</receiver>
   <slot>modelModified()</slot>
   <hints>
    <hint type="sourcelabel">
     <x>312</x>
     <y>205</y>
    </hint>
    <hint type="destinationlabel">
     <x>312</x>
     <y>179</y>
    </hint>
   </hints>
  </connection>
  <connection>
   <sender>specEditor</sender>
   <signal>textChanged()</signal>
   <receiver>GUIController</receiver>
   <slot>specModified()</slot>
   <hints>
    <hint type="sourcelabel">
     <x>312</x>
     <y>205</y>
    </hint>
    <hint type="destinationlabel">
     <x>312</x>
     <y>179</y>
    </hint>
   </hints>
  </connection>
  <connection>
   <sender>generateSTD</sender>
   <signal>clicked()</signal>
   <receiver>GUIController</receiver>
   <slot>generateSTD()</slot>
   <hints>
    <hint type="sourcelabel">
     <x>312</x>
     <y>273</y>
    </hint>
    <hint type="destinationlabel">
     <x>312</x>
     <y>179</y>
    </hint>
   </hints>
  </connection>
  <connection>
   <sender>generateProbFunc</sender>
   <signal>clicked()</signal>
   <receiver>GUIController</receiver>
   <slot>generateProbFunc()</slot>
   <hints>
    <hint type="sourcelabel">
     <x>363</x>
     <y>245</y>
    </hint>
    <hint type="destinationlabel">
     <x>341</x>
     <y>165</y>
    </hint>
   </hints>
  </connection>
 </connections>
 <slots>
  <slot>about()</slot>
  <slot>modelNew()</slot>
  <slot>specNew()</slot>
  <slot>modelOpen()</slot>
  <slot>specOpen()</slot>
  <slot>modelSave()</slot>
  <slot>specSave()</slot>
  <slot>modelSaveAs()</slot>
  <slot>specSaveAs()</slot>
  <slot>modelModified()</slot>
  <slot>specModified()</slot>
  <slot>openProjectWebsite()</slot>
  <slot>generateSTD()</slot>
  <slot>generateProbFunc()</slot>
 </slots>
</ui>
